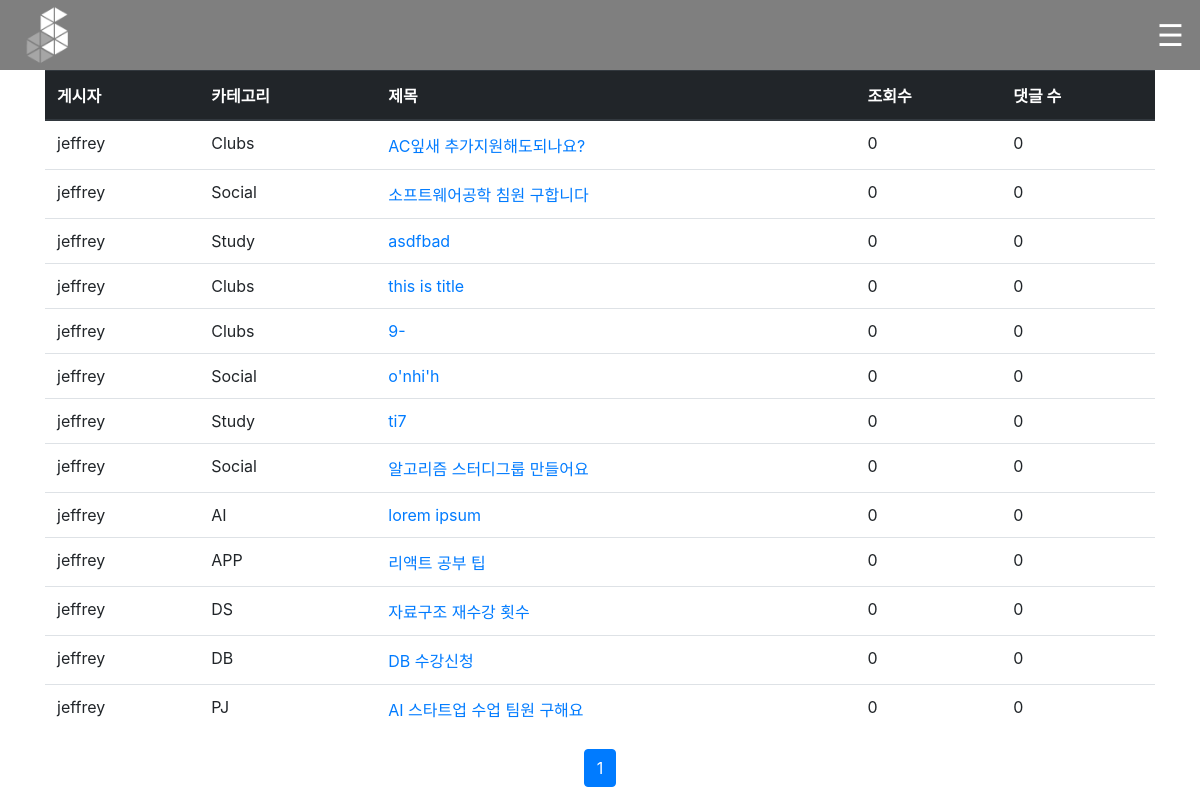
The app's page /yblog/all/ (signed in) with its own data.
### yblog/models.py (models this page shows, shortened)
class Post(models.Model):
    author = models.ForeignKey('auth.User', on_delete=models.CASCADE)
    title = models.CharField(max_length=200)
    """
    CHOICES = [
        ('자료실',(
                ('DS','알고리즘'),
                ('AI','인공지능'),
                ('APP','웹앱&모바일앱'),
                ('CG','컴퓨터 그래픽스'),
                ('DB','데이터베이스'),
                ('ETC','기타')
            )
        ),
        ('동아리',(
                ('BB','컴스켓'),
                ('FB','AC잎새'),
                ('HH','YBRO'),
                ('RM','소음')

            )
        ),
        ('소셜',(
                ('JOB','채용공고'),
                ('PJ','프로젝트'),
                ('CC','잡담'),
                ('Q','건의')
        ))
    ]"""
    CHOICES = [(1,'Study'),(2,'Clubs'),(3,'Notice'),(4,'Social')]
    category = MultiSelectField(choices=CHOICES,max_choices=1) #makes post.category to be the query
    text = models.TextField(null=True, blank=True)
    created_date = models.DateTimeField(default=timezone.now)
    published_date = models.DateTimeField(blank=True, null=True)
    likes = models.IntegerField(default=0) #related to Preference model
    dislikes = models.IntegerField(default=0)

### yblog/views.py (the view)
# urls.py: path('yblog/all/', views.post_all, name="post_all"),
def post_all(request):
    posts = Post.objects.filter(published_date__lte=timezone.now()).order_by('-published_date')
    paginator = Paginator(posts, 20)
    page_number = request.GET.get('page')
    page_obj = paginator.get_page(page_number)
    return render(request, 'yblog/post_all.html',{'posts':page_obj})

### yblog/templates/yblog/post_all.html (shortened to what this page needs)
{% extends 'yblog/base.html' %}
{% load static %}
{% block content %}
<div class="container">
    <div style="width: 100%; height: 70px;"></div>
    <div class="table-responsive">
        <table class="table">
            <thead class="thead-dark">
            <tr>
                <th scope="col">게시자</th>
                <th scope="col">카테고리</th>
                <th scope="col">제목</th>
                <th scope="col">조회수</th>
                <th scope="col">댓글 수</th>
            </tr>
            </thead>
            <tbody>
                {% for post in posts %}
                <tr>
                    <td>{{post.author}}</td>
                    <td>{{post.category}}</td>
                    <td><a href="{% url 'post_detail' pk=post.pk %}">{{post.title}}</a></td>
                    <td>{{post.comments.count}}</td>
                    <td>{{post.comments.count}}</td>
                </tr>
                {% endfor %}
            </tbody>
        </table>
    </div>
    <div class="pagination justify-content-center">
        <span class="step-links">
            <nav aria-label="Page navigation example">
            <ul class="pagination">
                {% for page in posts.paginator.page_range %}
                    {% if posts.number == page %}
                    <li class="page-item active"><a class="page-link" href="?page={{page}}">{{page}}<span class="sr-only">(current)</span></a></li>
                    {% else %}
                    <li class="page-item"><a class="page-link" href="?page={{page}}">{{page}}</a></li>
                    {% endif %}
                {% endfor %}
            </ul>
            </nav>
        </span>
    </div>
</div>
{% endblock %}

### records on screen
Post: author "jeffrey", category "Clubs", title "AC잎새 추가지원해도되나요?", comments.count "0"
Post: author "jeffrey", category "Social", title "소프트웨어공학 침원 구합니다", comments.count "0"
Post: author "jeffrey", category "Study", title "asdfbad", comments.count "0"
Post: author "jeffrey", category "Clubs", title "this is title", comments.count "0"
Post: author "jeffrey", category "Clubs", title "9-", comments.count "0"
Post: author "jeffrey", category "Social", title "o'nhi'h", comments.count "0"
Post: author "jeffrey", category "Study", title "ti7", comments.count "0"
Post: author "jeffrey", category "Social", title "알고리즘 스터디그룹 만들어요", comments.count "0"
Post: author "jeffrey", category "AI", title "lorem ipsum", comments.count "0"
Post: author "jeffrey", category "APP", title "리액트 공부 팁", comments.count "0"
Post: author "jeffrey", category "DS", title "자료구조 재수강 횟수", comments.count "0"
Post: author "jeffrey", category "DB", title "DB 수강신청", comments.count "0"
Post: author "jeffrey", category "PJ", title "AI 스타트업 수업 팀원 구해요", comments.count "0"

### other values on screen
{{ page }} "1"
